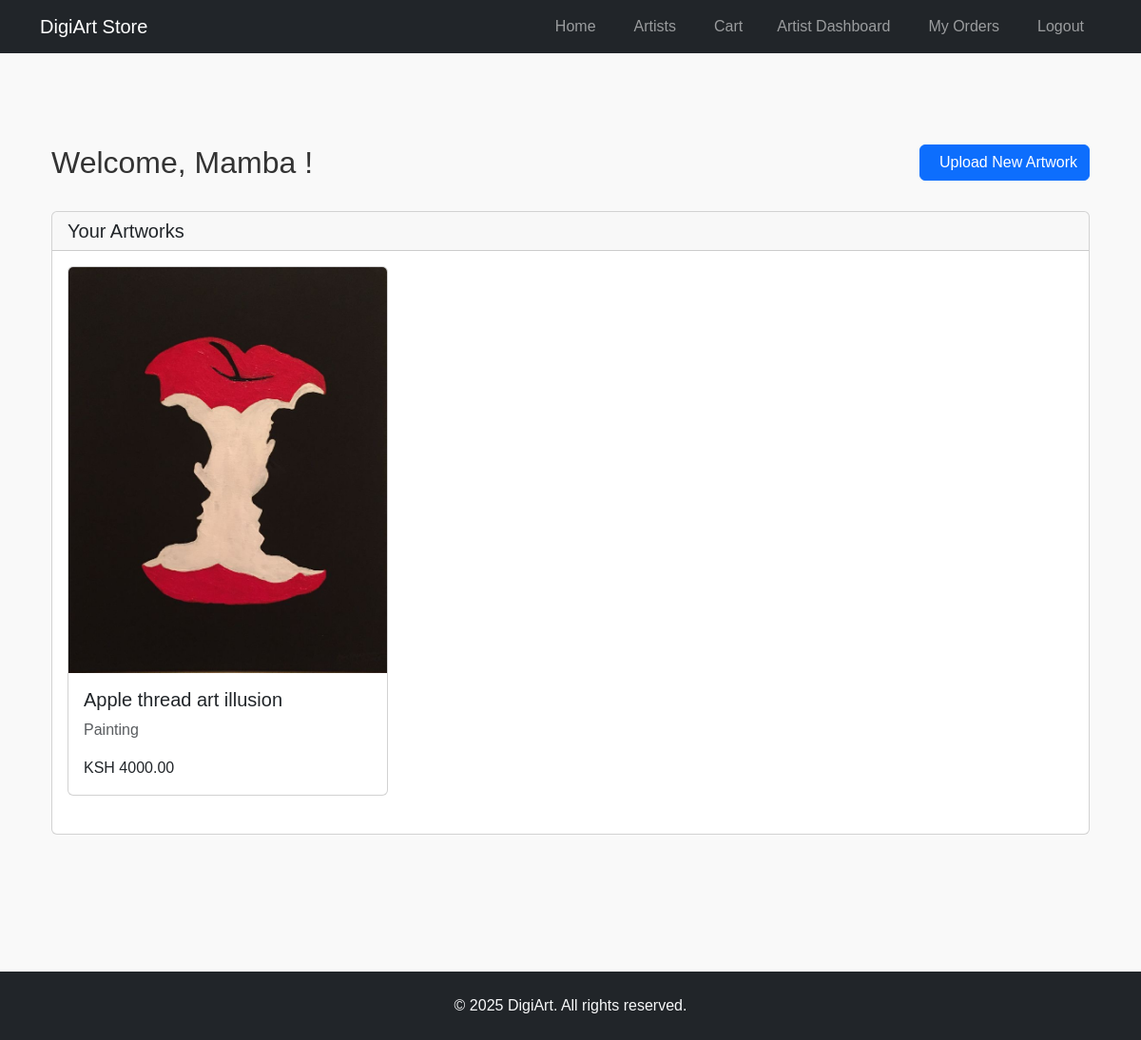
Page /artist/dashboard/ (signed in) on the earlier database version.
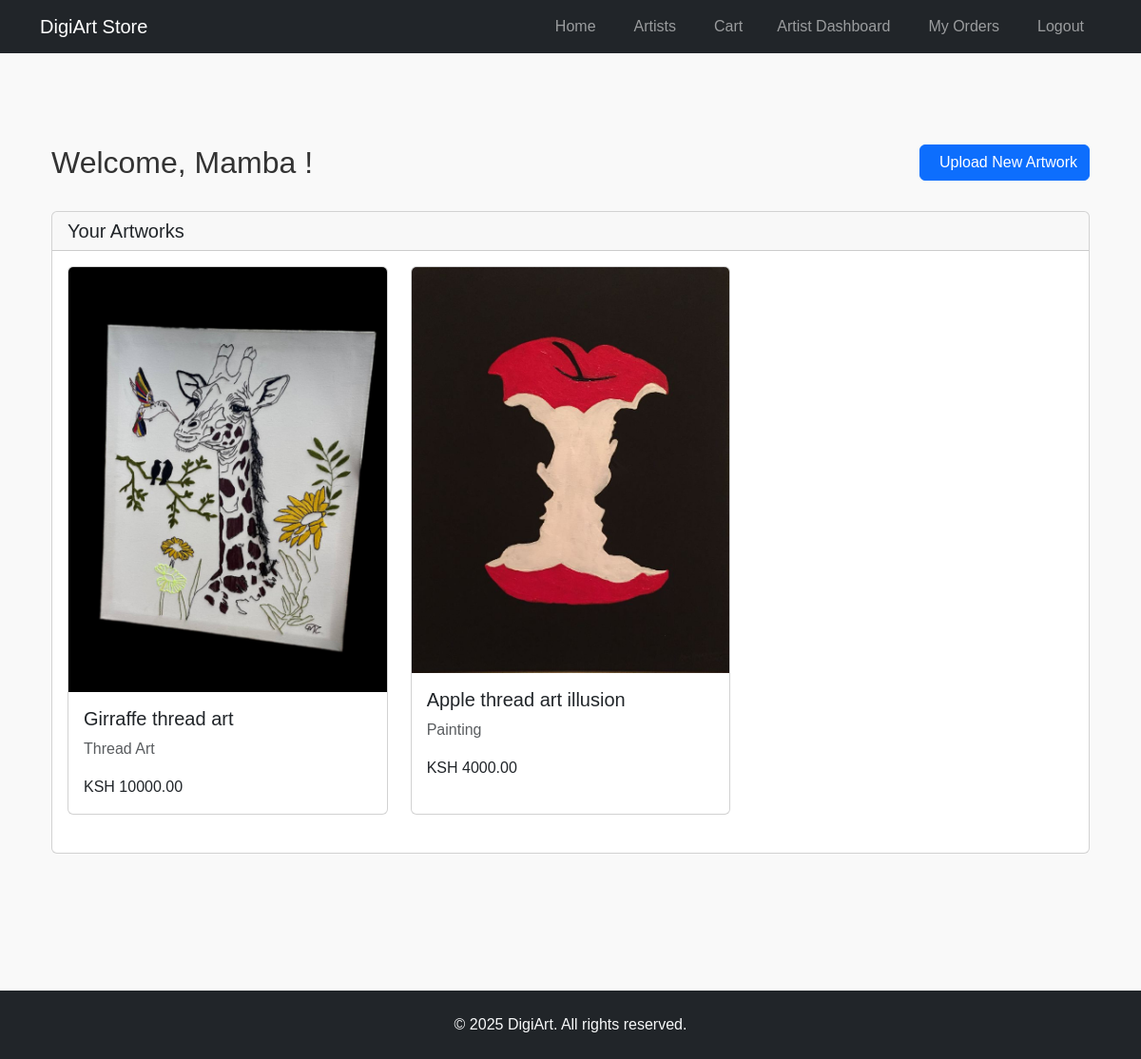
Same page on the later database version.
### store/models.py (models this page shows, shortened)
class Artwork(models.Model):
    ARTWORK_CATEGORIES = (
        ('pencil', 'Pencil Drawing'),
        ('painting', 'Painting'),
        ('thread', 'Thread Art'),
    )
    name = models.CharField(max_length=100)
    artist = models.ForeignKey(Customer, on_delete=models.CASCADE)
    description = models.TextField()
    price = models.DecimalField(max_digits=10, decimal_places=2)
    image = models.ImageField(upload_to='artworks/')
    category = models.CharField(max_length=20, choices=ARTWORK_CATEGORIES)
    created_at = models.DateTimeField(auto_now_add=True)

### store/views.py (the view)
# urls.py: path('artist/dashboard/', ArtistDashboard.as_view(), name='artist_dashboard'),
class ArtistDashboard(View):
    @method_decorator(auth_middleware)
    def dispatch(self, request, *args, **kwargs):
        if request.session.get('user_type') != 'artist':
            messages.error(request, 'Only artists can access the dashboard')
            return redirect('homepage')
        return super().dispatch(request, *args, **kwargs)
    def get(self, request):
        artist_id = request.session.get('customer')
        artist = Customer.objects.get(id=artist_id)
        artworks = Artwork.objects.filter(artist=artist).order_by('-created_at')
        return render(request, 'artist_dashboard.html', {
            'artist': artist,
            'artworks': artworks
        })

### store/templates/artist_dashboard.html (shortened to what this page needs)
{% extends 'base.html' %}
{% load static %}
{% block content %}
<div class="container py-5">
    <div class="row mb-4">
        <div class="col-md-8">
            <h2>Welcome, {{ artist.first_name }}!</h2>
        </div>
        <div class="col-md-4 text-end">
            <a href="{% url 'upload_artwork' %}" class="btn btn-primary">
                Upload New Artwork
            </a>
        </div>
    </div>
    <div class="row">
        <div class="col-12">
            <div class="card">
                <div class="card-header">
                    <h5 class="mb-0">Your Artworks</h5>
                </div>
                <div class="card-body">
                    {% if artworks %}
                    <div class="row">
                        {% for artwork in artworks %}
                        <div class="col-md-4 mb-4">
                            <div class="card h-100">
                                <img src="{{ artwork.image.url }}" class="card-img-top" alt="{{ artwork.name }}">
                                <div class="card-body">
                                    <h5 class="card-title">{{ artwork.name }}</h5>
                                    <p class="card-text text-muted">{{ artwork.get_category_display }}</p>
                                    <p class="card-text">KSH {{ artwork.price }}</p>
                                </div>
                            </div>
                        </div>
                        {% endfor %}
                    </div>
                    {% else %}
                    <div class="text-center py-5">
                        <p class="text-muted">You haven't uploaded any artworks yet.</p>
                        <a href="{% url 'upload_artwork' %}" class="btn btn-primary">Upload Your First Artwork</a>
                    </div>
                    {% endif %}
                </div>
            </div>
        </div>
    </div>
</div>
{% endblock %}

Differences in the rows shown:
added Artwork: image (picture), name "Girraffe thread art", category "Thread Art", price "10000.00"
